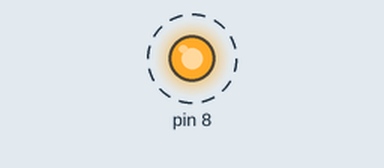
Simulated run of this program. Board: Raspberry Pi (header pin numbers). Shown: output pins drawn as LEDs (lit = HIGH). Dashed ring = blinking. What the program prints to the terminal is not drawn.

Above: at 0.5 s.
Timing chart, 0 to 4.6 s (numbered marks = the images above):
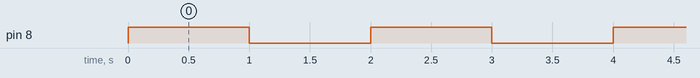

The program:

blink.py
```python
import RPi.GPIO as GPIO    # Import Raspberry Pi GPIO library
from time import sleep     # Import the sleep function from the time module

# Initilize
GPIO.setwarnings(False)    # Ignore warning for now
GPIO.setmode(GPIO.BOARD)   # Use physical pin numbering
# Set pin 8 to be an output pin and set initial value to low (off)
GPIO.setup(8, GPIO.OUT, initial=GPIO.LOW)


while True:  # Run forever
    print('turning on')
    GPIO.output(8, GPIO.HIGH)  # Turn on
    sleep(1)  # Sleep for 1 second
    print('turning off')
    GPIO.output(8, GPIO.LOW)  # Turn off
    sleep(1)  # Sleep for 1 second
```

Measured:
- by itself, pin 8: alternates HIGH for 1.0 s and LOW for 1.0 s
